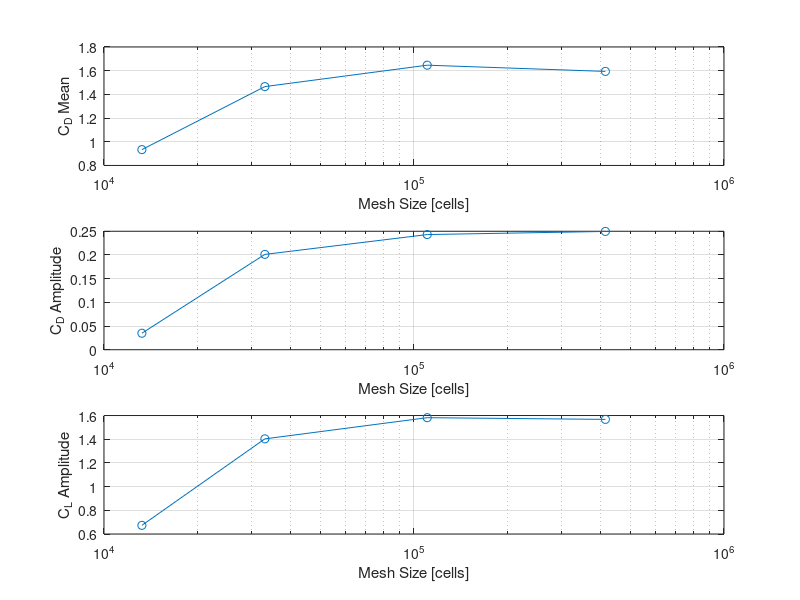
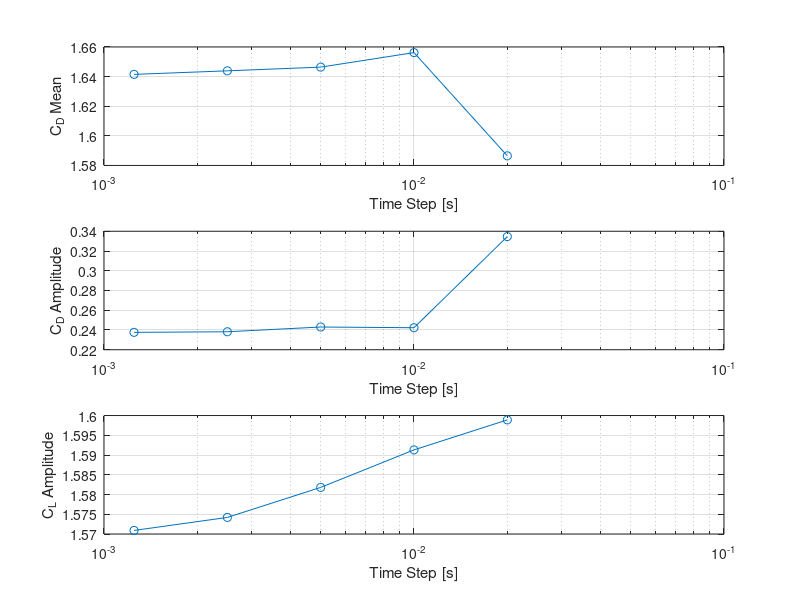

Write MATLAB code to recreate these figures, in order.
% Generates plots of Cd and Cl values from grid and time dependence studies
n_cells = [13250, 33032, 110318, 414412];
mesh_Cd_mean = [0.9336, 1.4656, 1.6464, 1.5939];
mesh_Cd_amp = [0.0348, 0.2012, 0.2430, 0.2496];
mesh_Cl_amp = [0.6730, 1.4031, 1.5818, 1.5675];

dt = [0.02, 0.01, 0.005, 0.0025, 0.00125];
dt_Cd_mean = [1.5865, 1.6562, 1.6464, 1.6439, 1.6415];
dt_Cd_amp = [0.3346, 0.2423, 0.2430, 0.2382, 0.2376];
dt_Cl_amp = [1.5989, 1.5913, 1.5818, 1.5742, 1.5709];

% Iterate through each mesh size plotting Cd and Cl data
plot_y_names = {'C_D Mean', 'C_D Amplitude', 'C_L Amplitude'};

f1 = figure(1);
clf;

plot_data = {mesh_Cd_mean, mesh_Cd_amp, mesh_Cl_amp};
for i=1:3
    subplot(3, 1, i);
    semilogx(n_cells, plot_data{i}, '-o');

    grid on;
    xlabel('Mesh Size [cells]');
    ylabel(plot_y_names{i});
end

f2 = figure(2);
clf;

plot_data = {dt_Cd_mean, dt_Cd_amp, dt_Cl_amp};
for i=1:3
    subplot(3, 1, i);
    semilogx(dt, plot_data{i}, '-o');

    grid on;
    xlabel('Time Step [s]');
    ylabel(plot_y_names{i});
end

waitfor(f1);
